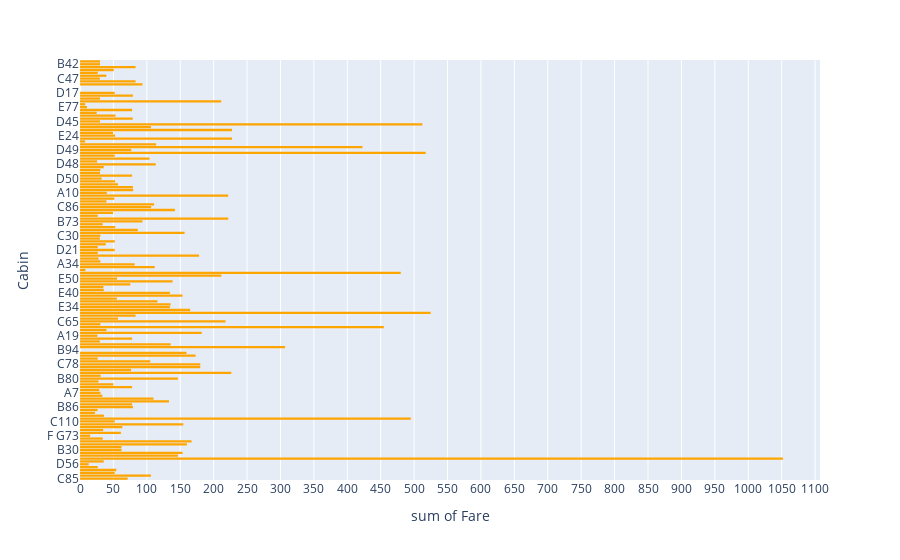

This figure's notebook cell:
### Code cell
import plotly.express as px
fig = px.histogram(train_data, x='Fare',y='Cabin', color_discrete_sequence=['orange'])
fig.update_xaxes(dtick=50)
fig.show()

### Figure 1 — Plotly figure (JSON) as saved in the notebook; plotly's stock layout.template omitted (floating-point values rounded to 4 significant figures; data arrays with more than 128 entries replaced by an {"elided": "..."} marker saying what was removed)
{"data": [{"alignmentgroup": "True", "bingroup": "y", "histfunc": "sum", "hovertemplate": "sum of Fare=%{x}<br>Cabin=%{y}<extra></extra>", "legendgroup": "", "marker": {"color": "orange", "pattern": {"shape": ""}}, "name": "", "offsetgroup": "", "orientation": "h", "showlegend": false, "type": "histogram", "x": {"elided": "891 float values"}, "xaxis": "x", "y": {"elided": "891 str values"}, "yaxis": "y"}], "layout": {"barmode": "relative", "legend": {"tracegroupgap": 0}, "margin": {"t": 60}, "xaxis": {"anchor": "y", "domain": [0, 1], "dtick": 50, "title": {"text": "sum of Fare"}}, "yaxis": {"anchor": "x", "domain": [0, 1], "title": {"text": "Cabin"}}}}
